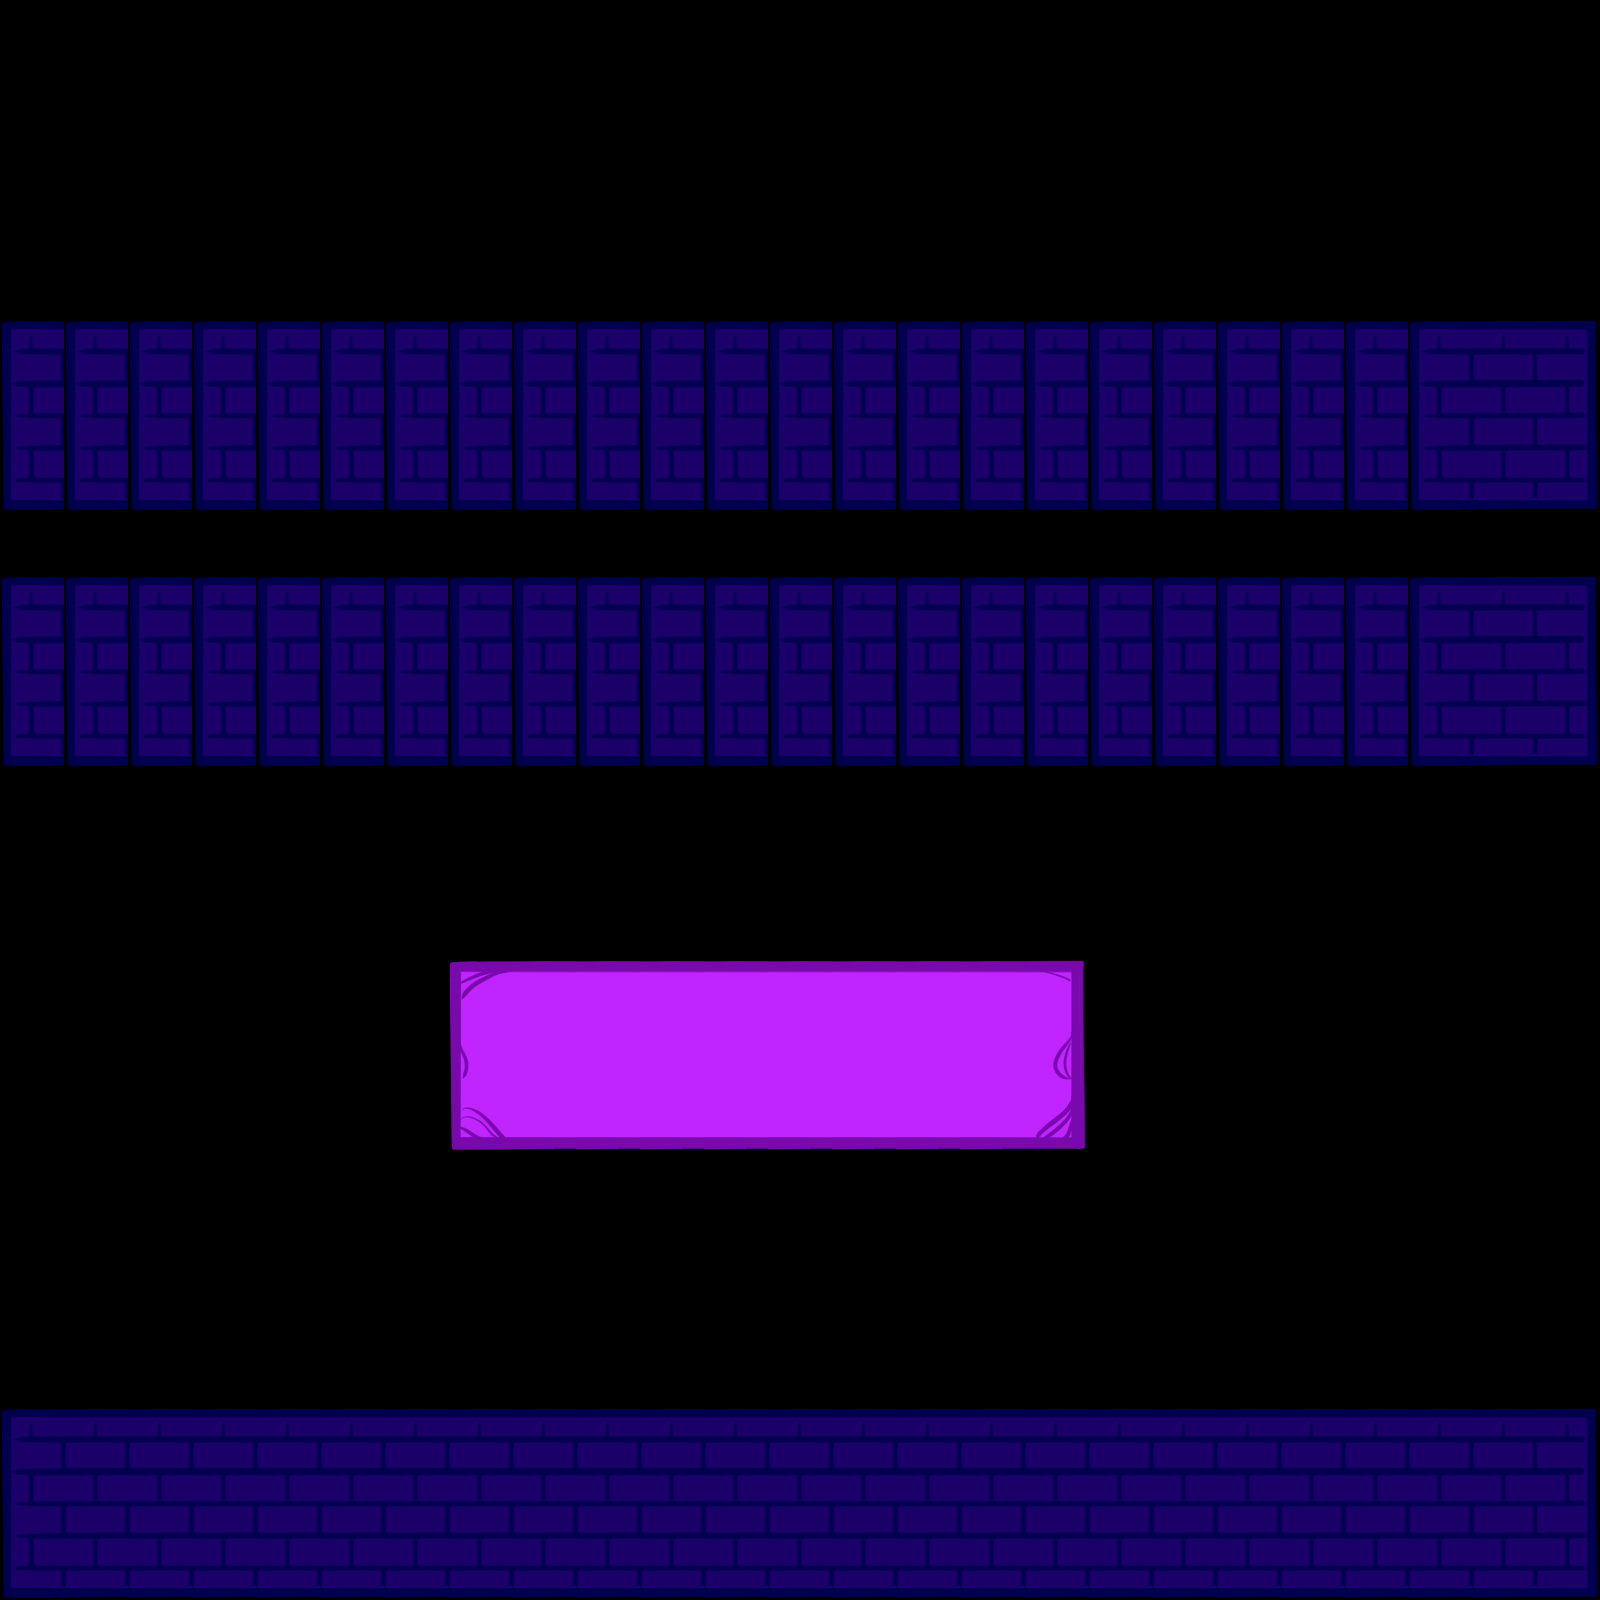

Below is a game level as drawn by its tile map, then a one-line description and the .tmx file that defines it, in full:
An orthogonal 25x25 tile map with 64x64 px tiles, 2 tile layers (ground, platform).

<map version="1.5" tiledversion="1.6.0" orientation="orthogonal" renderorder="right-down" width="25" height="25" tilewidth="64" tileheight="64" infinite="0" nextlayerid="5" nextobjectid="1">
 <editorsettings>
  <export target="FishingHero_TileMap.json" format="json" />
 </editorsettings>
 <tileset firstgid="1" name="tower" tilewidth="64" tileheight="64" tilecount="72" columns="12">
  <image source="gridTile_tile1.png" width="768" height="389" />
  <tile id="0">
   <properties>
    <property name="collides" type="bool" value="true" />
   </properties>
  </tile>
  <tile id="1">
   <properties>
    <property name="collides" type="bool" value="true" />
   </properties>
  </tile>
  <tile id="2">
   <properties>
    <property name="collides" type="bool" value="true" />
   </properties>
  </tile>
  <tile id="3">
   <properties>
    <property name="collides" type="bool" value="true" />
   </properties>
  </tile>
  <tile id="4">
   <properties>
    <property name="collides" type="bool" value="true" />
   </properties>
  </tile>
  <tile id="5">
   <properties>
    <property name="collides" type="bool" value="true" />
   </properties>
  </tile>
  <tile id="6">
   <properties>
    <property name="collides" type="bool" value="false" />
   </properties>
  </tile>
  <tile id="7">
   <properties>
    <property name="collides" type="bool" value="false" />
   </properties>
  </tile>
  <tile id="8">
   <properties>
    <property name="collides" type="bool" value="false" />
   </properties>
  </tile>
  <tile id="9">
   <properties>
    <property name="collides" type="bool" value="false" />
   </properties>
  </tile>
  <tile id="10">
   <properties>
    <property name="collides" type="bool" value="false" />
   </properties>
  </tile>
  <tile id="11">
   <properties>
    <property name="collides" type="bool" value="false" />
   </properties>
  </tile>
  <tile id="12">
   <properties>
    <property name="collides" type="bool" value="true" />
   </properties>
  </tile>
  <tile id="13">
   <properties>
    <property name="collides" type="bool" value="true" />
   </properties>
  </tile>
  <tile id="14">
   <properties>
    <property name="collides" type="bool" value="true" />
   </properties>
  </tile>
  <tile id="15">
   <properties>
    <property name="collides" type="bool" value="true" />
   </properties>
  </tile>
  <tile id="16">
   <properties>
    <property name="collides" type="bool" value="true" />
   </properties>
  </tile>
  <tile id="17">
   <properties>
    <property name="collides" type="bool" value="true" />
   </properties>
  </tile>
  <tile id="18">
   <properties>
    <property name="collides" type="bool" value="false" />
   </properties>
  </tile>
  <tile id="19">
   <properties>
    <property name="collides" type="bool" value="false" />
   </properties>
  </tile>
  <tile id="20">
   <properties>
    <property name="collides" type="bool" value="false" />
   </properties>
  </tile>
  <tile id="21">
   <properties>
    <property name="collides" type="bool" value="false" />
   </properties>
  </tile>
  <tile id="22">
   <properties>
    <property name="collides" type="bool" value="false" />
   </properties>
  </tile>
  <tile id="23">
   <properties>
    <property name="collides" type="bool" value="false" />
   </properties>
  </tile>
  <tile id="24">
   <properties>
    <property name="collides" type="bool" value="true" />
   </properties>
  </tile>
  <tile id="25">
   <properties>
    <property name="collides" type="bool" value="true" />
   </properties>
  </tile>
  <tile id="26">
   <properties>
    <property name="collides" type="bool" value="true" />
   </properties>
  </tile>
  <tile id="27">
   <properties>
    <property name="collides" type="bool" value="true" />
   </properties>
  </tile>
  <tile id="28">
   <properties>
    <property name="collides" type="bool" value="true" />
   </properties>
  </tile>
  <tile id="29">
   <properties>
    <property name="collides" type="bool" value="true" />
   </properties>
  </tile>
  <tile id="30">
   <properties>
    <property name="collides" type="bool" value="false" />
   </properties>
  </tile>
  <tile id="31">
   <properties>
    <property name="collides" type="bool" value="false" />
   </properties>
  </tile>
  <tile id="32">
   <properties>
    <property name="collides" type="bool" value="false" />
   </properties>
  </tile>
  <tile id="33">
   <properties>
    <property name="collides" type="bool" value="false" />
   </properties>
  </tile>
  <tile id="34">
   <properties>
    <property name="collides" type="bool" value="false" />
   </properties>
  </tile>
  <tile id="35">
   <properties>
    <property name="collides" type="bool" value="false" />
   </properties>
  </tile>
  <tile id="36">
   <properties>
    <property name="collides" type="bool" value="false" />
   </properties>
  </tile>
  <tile id="37">
   <properties>
    <property name="collides" type="bool" value="false" />
   </properties>
  </tile>
  <tile id="38">
   <properties>
    <property name="collides" type="bool" value="false" />
   </properties>
  </tile>
  <tile id="39">
   <properties>
    <property name="collides" type="bool" value="false" />
   </properties>
  </tile>
  <tile id="40">
   <properties>
    <property name="collides" type="bool" value="false" />
   </properties>
  </tile>
  <tile id="41">
   <properties>
    <property name="collides" type="bool" value="false" />
   </properties>
  </tile>
  <tile id="42">
   <properties>
    <property name="collides" type="bool" value="false" />
   </properties>
  </tile>
  <tile id="43">
   <properties>
    <property name="collides" type="bool" value="false" />
   </properties>
  </tile>
  <tile id="44">
   <properties>
    <property name="collides" type="bool" value="false" />
   </properties>
  </tile>
  <tile id="45">
   <properties>
    <property name="collides" type="bool" value="false" />
   </properties>
  </tile>
  <tile id="46">
   <properties>
    <property name="collides" type="bool" value="false" />
   </properties>
  </tile>
  <tile id="47">
   <properties>
    <property name="collides" type="bool" value="false" />
   </properties>
  </tile>
  <tile id="48">
   <properties>
    <property name="collides" type="bool" value="false" />
   </properties>
  </tile>
  <tile id="49">
   <properties>
    <property name="collides" type="bool" value="false" />
   </properties>
  </tile>
  <tile id="50">
   <properties>
    <property name="collides" type="bool" value="false" />
   </properties>
  </tile>
  <tile id="51">
   <properties>
    <property name="collides" type="bool" value="false" />
   </properties>
  </tile>
  <tile id="52">
   <properties>
    <property name="collides" type="bool" value="false" />
   </properties>
  </tile>
  <tile id="53">
   <properties>
    <property name="collides" type="bool" value="false" />
   </properties>
  </tile>
  <tile id="54">
   <properties>
    <property name="collides" type="bool" value="false" />
   </properties>
  </tile>
  <tile id="55">
   <properties>
    <property name="collides" type="bool" value="false" />
   </properties>
  </tile>
  <tile id="56">
   <properties>
    <property name="collides" type="bool" value="false" />
   </properties>
  </tile>
  <tile id="57">
   <properties>
    <property name="collides" type="bool" value="false" />
   </properties>
  </tile>
  <tile id="58">
   <properties>
    <property name="collides" type="bool" value="false" />
   </properties>
  </tile>
  <tile id="59">
   <properties>
    <property name="collides" type="bool" value="false" />
   </properties>
  </tile>
  <tile id="60">
   <properties>
    <property name="collides" type="bool" value="false" />
   </properties>
  </tile>
  <tile id="61">
   <properties>
    <property name="collides" type="bool" value="false" />
   </properties>
  </tile>
  <tile id="62">
   <properties>
    <property name="collides" type="bool" value="false" />
   </properties>
  </tile>
  <tile id="63">
   <properties>
    <property name="collides" type="bool" value="false" />
   </properties>
  </tile>
  <tile id="64">
   <properties>
    <property name="collides" type="bool" value="false" />
   </properties>
  </tile>
  <tile id="65">
   <properties>
    <property name="collides" type="bool" value="false" />
   </properties>
  </tile>
  <tile id="66">
   <properties>
    <property name="collides" type="bool" value="false" />
   </properties>
  </tile>
  <tile id="67">
   <properties>
    <property name="collides" type="bool" value="false" />
   </properties>
  </tile>
  <tile id="68">
   <properties>
    <property name="collides" type="bool" value="false" />
   </properties>
  </tile>
  <tile id="69">
   <properties>
    <property name="collides" type="bool" value="false" />
   </properties>
  </tile>
  <tile id="70">
   <properties>
    <property name="collides" type="bool" value="false" />
   </properties>
  </tile>
  <tile id="71">
   <properties>
    <property name="collides" type="bool" value="false" />
   </properties>
  </tile>
 </tileset>
 <layer id="3" name="ground" width="25" height="25">
  <data encoding="csv">
0,0,0,0,0,0,0,0,0,0,0,0,0,0,0,0,0,0,0,0,0,0,0,0,0,
0,0,0,0,0,0,0,0,0,0,0,0,0,0,0,0,0,0,0,0,0,0,0,0,0,
0,0,0,0,0,0,0,0,0,0,0,0,0,0,0,0,0,0,0,0,0,0,0,0,0,
0,0,0,0,0,0,0,0,0,0,0,0,0,0,0,0,0,0,0,0,0,0,0,0,0,
0,0,0,0,0,0,0,0,0,0,0,0,0,0,0,0,0,0,0,0,0,0,0,0,0,
0,0,0,0,0,0,0,0,0,0,0,0,0,0,0,0,0,0,0,0,0,0,0,0,0,
0,0,0,0,0,0,0,0,0,0,0,0,0,0,0,0,0,0,0,0,0,0,0,0,0,
0,0,0,0,0,0,0,0,0,0,0,0,0,0,0,0,0,0,0,0,0,0,0,0,0,
0,0,0,0,0,0,0,0,0,0,0,0,0,0,0,0,0,0,0,0,0,0,0,0,0,
0,0,0,0,0,0,0,0,0,0,0,0,0,0,0,0,0,0,0,0,0,0,0,0,0,
0,0,0,0,0,0,0,0,0,0,0,0,0,0,0,0,0,0,0,0,0,0,0,0,0,
0,0,0,0,0,0,0,0,0,0,0,0,0,0,0,0,0,0,0,0,0,0,0,0,0,
0,0,0,0,0,0,0,0,0,0,0,0,0,0,0,0,0,0,0,0,0,0,0,0,0,
0,0,0,0,0,0,0,0,0,0,0,0,0,0,0,0,0,0,0,0,0,0,0,0,0,
0,0,0,0,0,0,0,0,0,0,0,0,0,0,0,0,0,0,0,0,0,0,0,0,0,
0,0,0,0,0,0,0,0,0,0,0,0,0,0,0,0,0,0,0,0,0,0,0,0,0,
0,0,0,0,0,0,0,0,0,0,0,0,0,0,0,0,0,0,0,0,0,0,0,0,0,
0,0,0,0,0,0,0,0,0,0,0,0,0,0,0,0,0,0,0,0,0,0,0,0,0,
0,0,0,0,0,0,0,0,0,0,0,0,0,0,0,0,0,0,0,0,0,0,0,0,0,
0,0,0,0,0,0,0,0,0,0,0,0,0,0,0,0,0,0,0,0,0,0,0,0,0,
0,0,0,0,0,0,0,0,0,0,0,0,0,0,0,0,0,0,0,0,0,0,0,0,0,
0,0,0,0,0,0,0,0,0,0,0,0,0,0,0,0,0,0,0,0,0,0,0,0,0,
1,2,2,2,2,2,2,2,2,2,2,2,2,2,2,2,2,2,2,2,2,2,2,2,3,
13,14,14,14,14,14,14,14,14,14,14,14,14,14,14,14,14,14,14,14,14,14,14,14,15,
25,26,26,26,26,26,26,26,26,26,26,26,26,26,26,26,26,26,26,26,26,26,26,26,27
</data>
 </layer>
 <layer id="4" name="platform" width="25" height="25">
  <data encoding="csv">
0,0,0,0,0,0,0,0,0,0,0,0,0,0,0,0,0,0,0,0,0,0,0,0,0,
0,0,0,0,0,0,0,0,0,0,0,0,0,0,0,0,0,0,0,0,0,0,0,0,0,
0,0,0,0,0,0,0,0,0,0,0,0,0,0,0,0,0,0,0,0,0,0,0,0,0,
0,0,0,0,0,0,0,0,0,0,0,0,0,0,0,0,0,0,0,0,0,0,0,0,0,
0,0,0,0,0,0,0,0,0,0,0,0,0,0,0,0,0,0,0,0,0,0,0,0,0,
1,1,1,1,1,1,1,1,1,1,1,1,1,1,1,1,1,1,1,1,1,1,1,2,3,
13,13,13,13,13,13,13,13,13,13,13,13,13,13,13,13,13,13,13,13,13,13,13,14,15,
25,25,25,25,25,25,25,25,25,25,25,25,25,25,25,25,25,25,25,25,25,25,25,26,27,
0,0,0,0,0,0,0,0,0,0,0,0,0,0,0,0,0,0,0,0,0,0,0,0,0,
1,1,1,1,1,1,1,1,1,1,1,1,1,1,1,1,1,1,1,1,1,1,1,2,3,
13,13,13,13,13,13,13,13,13,13,13,13,13,13,13,13,13,13,13,13,13,13,13,14,15,
25,25,25,25,25,25,25,25,25,25,25,25,25,25,25,25,25,25,25,25,25,25,25,26,27,
0,0,0,0,0,0,0,0,0,0,0,0,0,0,0,0,0,0,0,0,0,0,0,0,0,
0,0,0,0,0,0,0,0,0,0,0,0,0,0,0,0,0,0,0,0,0,0,0,0,0,
0,0,0,0,0,0,0,0,0,0,0,0,0,0,0,0,0,0,0,0,0,0,0,0,0,
0,0,0,0,0,0,0,4,5,5,5,5,5,5,5,5,6,0,0,0,0,0,0,0,0,
0,0,0,0,0,0,0,16,17,17,17,17,17,17,17,17,18,0,0,0,0,0,0,0,0,
0,0,0,0,0,0,0,28,29,29,29,29,29,29,29,29,30,0,0,0,0,0,0,0,0,
0,0,0,0,0,0,0,0,0,0,0,0,0,0,0,0,0,0,0,0,0,0,0,0,0,
0,0,0,0,0,0,0,0,0,0,0,0,0,0,0,0,0,0,0,0,0,0,0,0,0,
0,0,0,0,0,0,0,0,0,0,0,0,0,0,0,0,0,0,0,0,0,0,0,0,0,
0,0,0,0,0,0,0,0,0,0,0,0,0,0,0,0,0,0,0,0,0,0,0,0,0,
0,0,0,0,0,0,0,0,0,0,0,0,0,0,0,0,0,0,0,0,0,0,0,0,0,
0,0,0,0,0,0,0,0,0,0,0,0,0,0,0,0,0,0,0,0,0,0,0,0,0,
0,0,0,0,0,0,0,0,0,0,0,0,0,0,0,0,0,0,0,0,0,0,0,0,0
</data>
 </layer>
</map>
